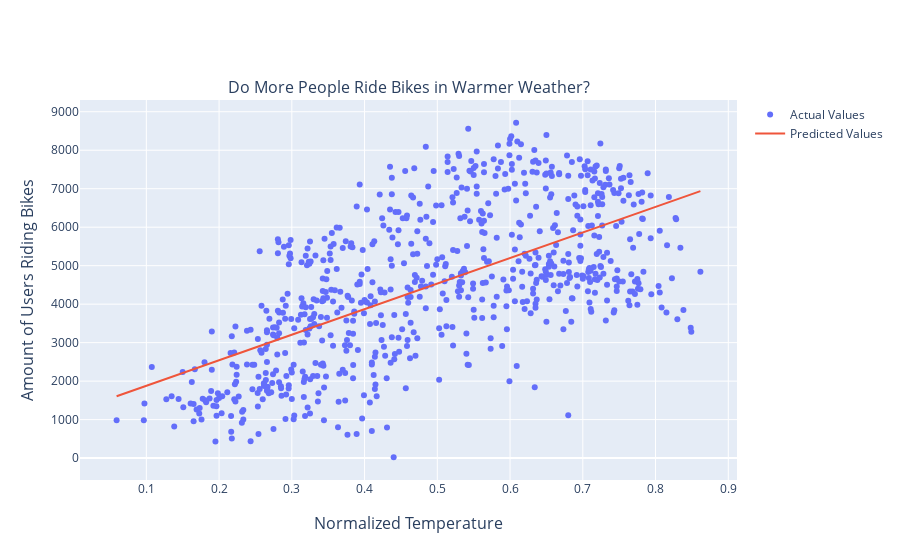

Write notebook code for a chart like this one.
### Markdown cell above
# Linear Regression (OLS)

### Code cell
#Implement from scratch

class lr:
    def __init__(self, X, y):
        self.X = X
        self.y = y
        self.X_mean = X.mean()
        self.y_mean = y.mean()
        
    
    def m(self):
        x_minus_mean = self.X - self.X_mean
        y_minus_mean = self.y - self.y_mean
        
        return sum(x_minus_mean * y_minus_mean)/sum((x_minus_mean)**2)
    
    def b(self):
        return self.y_mean - self.m()*self.X_mean
    
    def predict(self):
        return self.m()*self.X + self.b()

scratch_lr = lr(df["temp"], df["cnt"])

fig = make_subplots(
    rows=1, 
    cols=1, 
    column_titles=["Do More People Ride Bikes in Warmer Weather?"], 
    x_title = "Normalized Temperature",
    y_title = "Amount of Users Riding Bikes"
)

fig.add_trace(go.Scatter(x=df["temp"], y=df["cnt"], mode="markers", name="Actual Values"), row=1, col=1)
fig.add_trace(go.Scatter(x=df["temp"], y=scratch_lr.predict(), name="Predicted Values"), row=1, col=1)
fig.show()

### Figure 1 — Plotly figure (JSON) as saved in the notebook; plotly's stock layout.template omitted (floating-point values rounded to 4 significant figures; data arrays with more than 128 entries replaced by an {"elided": "..."} marker saying what was removed)
{"data": [{"mode": "markers", "name": "Actual Values", "type": "scatter", "x": {"elided": "731 float values"}, "xaxis": "x", "y": {"elided": "731 int values"}, "yaxis": "y"}, {"name": "Predicted Values", "type": "scatter", "x": {"elided": "731 float values"}, "xaxis": "x", "y": {"elided": "731 float values"}, "yaxis": "y"}], "layout": {"annotations": [{"font": {"size": 16}, "showarrow": false, "text": "Do More People Ride Bikes in Warmer Weather?", "x": 0.5, "xanchor": "center", "xref": "paper", "y": 1, "yanchor": "bottom", "yref": "paper"}, {"font": {"size": 16}, "showarrow": false, "text": "Normalized Temperature", "x": 0.5, "xanchor": "center", "xref": "paper", "y": 0, "yanchor": "top", "yref": "paper", "yshift": -30}, {"font": {"size": 16}, "showarrow": false, "text": "Amount of Users Riding Bikes", "textangle": -90, "x": 0, "xanchor": "right", "xref": "paper", "xshift": -40, "y": 0.5, "yanchor": "middle", "yref": "paper"}], "autosize": true, "xaxis": {"anchor": "y", "autorange": true, "domain": [0, 1], "range": [0.008782, 0.912], "type": "linear"}, "yaxis": {"anchor": "x", "autorange": true, "domain": [0, 1], "range": [-614.7, 9351.0], "type": "linear"}}}
